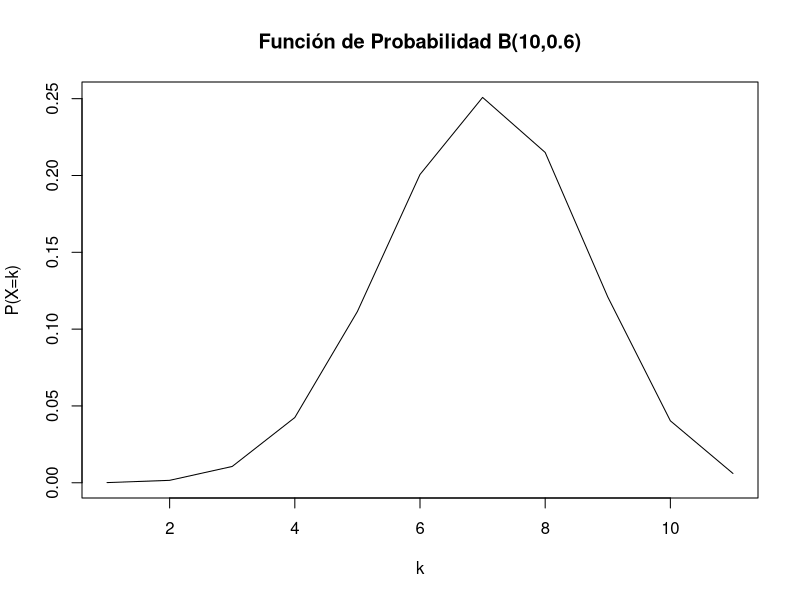

Generate this figure with R: (Note: this script raises an error after producing the figure.)
# distribución binomial

## P(X=k) = dbinom(k,n,p)

## P(X<=k) = pbinom(k,n,p)
## P(X≤8)
pbinom(8,10,0.6)
sum(dbinom(0:8,10,0.6))

## q_a= min{x:P(X<=x)>=a} = qbinom(a,n,p)
# # q0.95=min{x:P(X≤x)≥0.95}
qbinom(0.95,10,0.6)
qbinom(c(0.05,0.95),10,0.6)

## función de probabilidad 
plot(dbinom(0:10,10,0.6),type="l",xlab="k",ylab="P(X=k)",main="Función de Probabilidad B(10,0.6)")

## Función de distribución con p=0.6
plot(stepfun(0:10,pbinom(0:10,10,0.6)),xlab="k",ylab="F(k)",main="Función de distribución B(10,0.6)")

# Distribución normal.
# Supongamos que X≈N(170,12). Entonces:
# Calculamos f(178)
# f(x)  =dnorm(x,mu,sigma)

dnorm(171,170,12)

#P(X≤k) =pnorm(x,mu,sigma)

#Podemos calcular fácilmente los valores de la función de densidad sobre una secuencia de valores de x:
x=seq(165,175,by=0.5)
dnorm(x,170,12)
#qa=min{x:P(X≤x)≥a} =qnorm(a,mu,sigma)

# rnorm(n,mu,sigma) genera n valores aleatorios N(μ,σ)

#La representación gráfica de la función de densidad se obtiene fácilmente como
curve(dnorm(x,170,12),xlim=c(130,210),col="blue",lwd=2,
      xlab="x",ylab="f(x)",main="Función de Densidad N(170,12)")

# función de distribución
curve(pnorm(x,170,12),xlim=c(130,210),col="blue",lwd=2,
      xlab="x",ylab="F(x)",main="Función de Distribución N(170,12)")

# Calculamos la probabilidad P(X≤180)
pnorm(180,170,12)
# P(X>168)
1-pnorm(168,170,12)
pnorm(168,170,12, lower.tail=FALSE)

# P(150≤X≤168)
pnorm(168,170,12)-pnorm(150,170,12)
miDensidad=function(x) dnorm(x,170,12)
integrate(miDensidad,150,168)

# No es demasiado difícil representar el área correspondiente a la probabilidad que se acaba de calcular:


regionX=seq(150,168,0.01)            # Intervalo a sombrear
xP <- c(150,regionX,168)             # Base de los polígonos que crean el efecto "sombra"
yP <- c(0,dnorm(regionX,170,12),0)   # Altura de los polígonos sombreados
curve(dnorm(x,170,12),xlim=c(130,210),yaxs="i",ylim=c(0,0.035),ylab="f(x)",
      main='Densidad N(170,12)') 
polygon(xP,yP,col="orange1")
box()

# z (0.95)=min{x:P(X≤x)≥0.95}

qnorm(0.95,170,12)
#Si no se especifican media y varianza, R entiende que trabajamos con la distribución normal estándar. La siguiente instrucción nos proporciona los cuantiles 0.025 y 0.975 de la N(0,1):
qnorm(c(0.025,0.975))

#Simulamos una muestra grande de la distribución normal y comprobamos que el histograma es muy parecido a la función de densidad:
X=rnorm(10000, 170, 12)
hist(X,freq=FALSE,col="lightsalmon",main="Histograma",sub="Datos simulados de una N(170,12)")
curve(dnorm(x,170,12),xlim=c(110,220),col="blue",lwd=2,add=TRUE)

#Podemos comprobar también que la distribución acumulativa empírica de esta simulación es muy similar a la función de distribución teórica de la normal:

plot(ecdf(X))
curve(pnorm(x,170,12),xlim=c(110,220),col="red",lwd=2,lty=2,add=TRUE)
legend("topleft",lty=c(1,2),lwd=c(1,2),col=c("black","red"),legend=c("Distribución empírica","Distribución teórica"))














